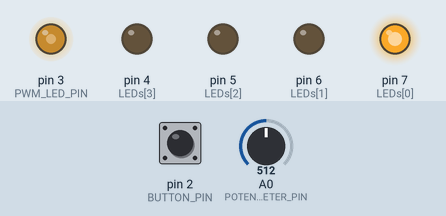
Simulated run of this sketch. Board: Arduino Uno, built with avr-gcc and run on an emulated ATmega328P. Parts: output pins drawn as LEDs (lit = HIGH). The test bench sets the inputs (shaded band); at power-on: pin 2 (BUTTON_PIN) LOW, A0 (POTENTIOMETER_PIN) = 512.

Above: at 1.2 s.
1.3 s: pin 2 (BUTTON_PIN) pulled HIGH for 0.15 s
At 2.5 s:
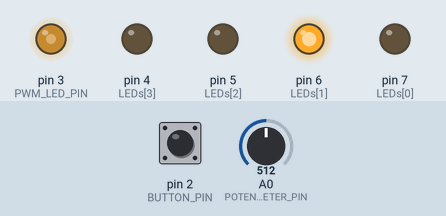
2.9 s: A0 (POTENTIOMETER_PIN) set to 716
At 3.9 s:
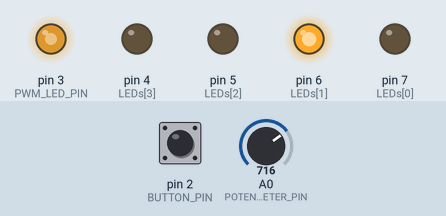
4.4 s: A0 (POTENTIOMETER_PIN) set to 900
At 5.1 s:
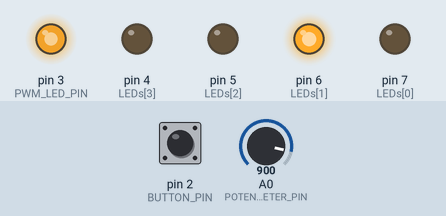
5.9 s: pin 2 (BUTTON_PIN) pulled HIGH for 1 s
At 6.2 s:
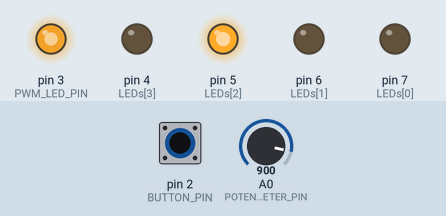
8.4 s: pin 2 (BUTTON_PIN) pulled HIGH for 0.15 s
At 9.3 s:
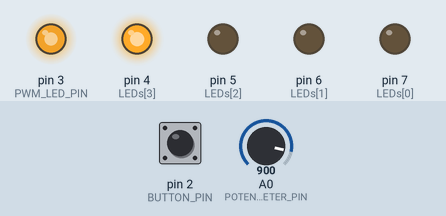
10.0 s: A0 (POTENTIOMETER_PIN) set to 511
At 10.5 s:
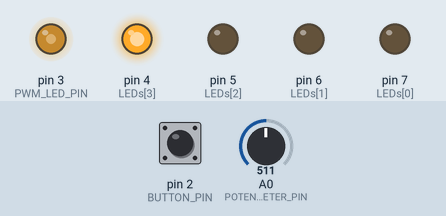
Timing chart, 0 to 12.5 s (numbered marks = the images above; inputs shaded):
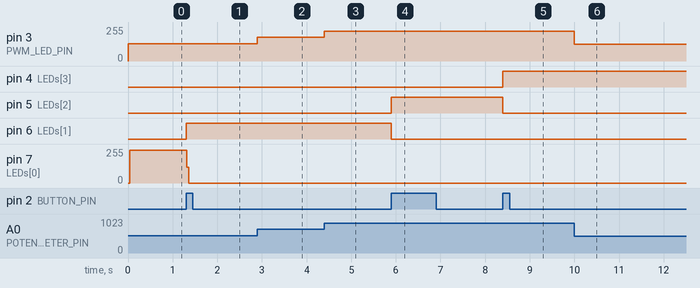

Measured:
- after the input at 1.3 s, pin 6 (LEDs[1]): LOW → HIGH at once; pin 7 (LEDs[0]): 247/255 → 0/255 at once
- after the input at 2.9 s, pin 3 (PWM_LED_PIN): 128/255 → 179/255 at once
- after the input at 4.4 s, pin 3 (PWM_LED_PIN): 179/255 → 225/255 at once
- after the input at 5.9 s, pin 5 (LEDs[2]): LOW → HIGH at once; pin 6 (LEDs[1]): HIGH → LOW at once
- after the input at 8.4 s, pin 4 (LEDs[3]): LOW → HIGH at once; pin 5 (LEDs[2]): HIGH → LOW at once
- after the input at 10.0 s, pin 3 (PWM_LED_PIN): 225/255 → 127/255 at once

The sketch:

pulldown.ino
```cpp
// C++ code
//

// pulldown


int POTENTIOMETER_PIN = A0;
int PWM_LED_PIN = 3;


int BUTTON_PIN = 2;
int LEDs[] = {7,6,5,4};

int lastMode = 0;
int mode = 0;

int lastButtonState = 0;

void setup()
{

  //pinMode(LED_BUILTIN, OUTPUT);

  pinMode(POTENTIOMETER_PIN, INPUT);
  pinMode(PWM_LED_PIN, OUTPUT);


  pinMode(BUTTON_PIN, INPUT);

  for (int i=0; i<4; i++){
    pinMode(LEDs[i], OUTPUT);
  }

  Serial.begin(9600);
}

void loop()
{
  //ADC 10bit ->  2^10 -> 0~1023 (1024)
  int potentiometerVal = analogRead(POTENTIOMETER_PIN);
  //Serial.println(potentiometerVal);

  //map(val, min, max, toMin, toMax)

  //PWM 8bit 2^8 256 0~255
  analogWrite(PWM_LED_PIN, potentiometerVal / 4);

  //256 % 255 = 1
  //analogWrite(PWM_LED_PIN, potentiometerVal);


  // LOW, HIGH
  int buttonState = digitalRead(BUTTON_PIN);
  //Serial.println(buttonState);

  //이전에 버튼이 떼어진 상태에서 처음 누른 상태가 되었을때
  if (buttonState == HIGH && lastButtonState == LOW) {

    //현재 켜져있는 led 번호를 기억
    lastMode = mode;

    // mode 값이 최대 값을 넘어가면 다시 0으로 초기화

    // 나머지 연산 사용
    mode = (mode + 1) % 4;


    //조건식 사용
    //mode++;
    //if (mode >= 4) {
    //  mode = 0;
    //}

    //if (mode >= 4) mode = 0;

    //mode = mode >= 4 ? 0 : mode;

  }

  lastButtonState = buttonState;

  //Serial.println(mode);


  //모든 led를 끈다
  //for (int i=0; i<4; i++) {
  //  digitalWrite(LEDs[i], LOW);
  //}

  //이전에 켜있던 led를 끈다
  digitalWrite(LEDs[lastMode], LOW);

  //현재 켜야할 led를 켠다
  digitalWrite(LEDs[mode], HIGH);

  //digitalWrite(LED_BUILTIN, mode);


}
```
